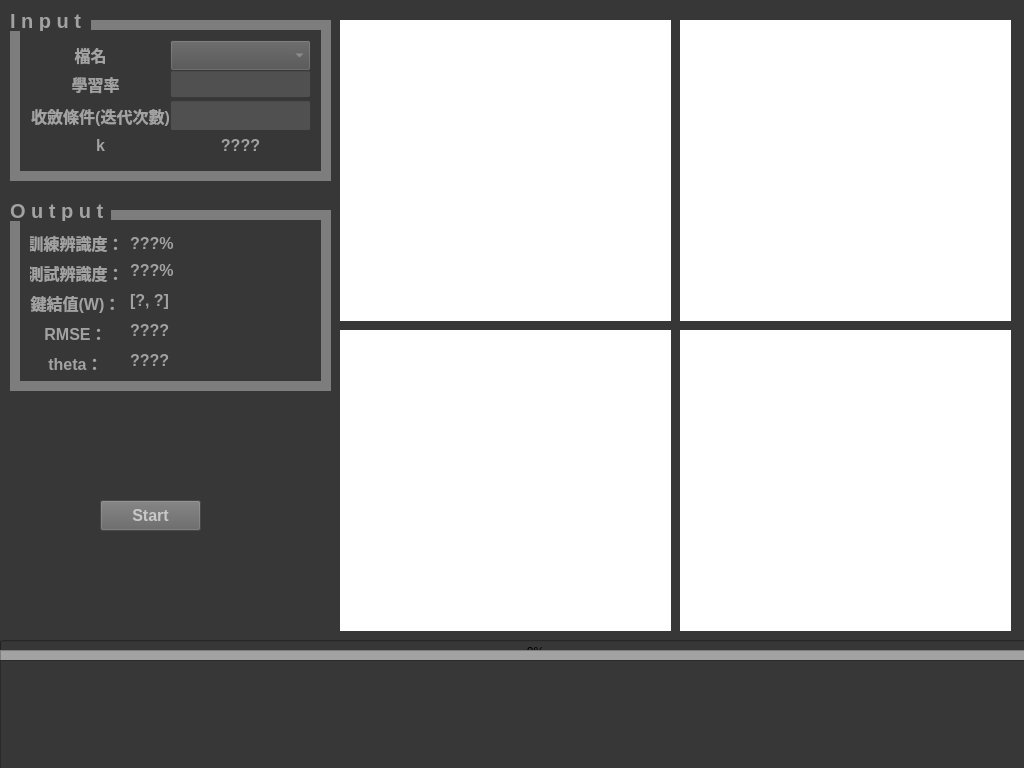
<?xml version="1.0" encoding="UTF-8"?>
<ui version="4.0">
 <class>MainWindow</class>
 <widget class="QMainWindow" name="MainWindow">
  <property name="enabled">
   <bool>true</bool>
  </property>
  <property name="geometry">
   <rect>
    <x>0</x>
    <y>0</y>
    <width>1024</width>
    <height>768</height>
   </rect>
  </property>
  <property name="sizePolicy">
   <sizepolicy hsizetype="Preferred" vsizetype="Preferred">
    <horstretch>0</horstretch>
    <verstretch>0</verstretch>
   </sizepolicy>
  </property>
  <property name="minimumSize">
   <size>
    <width>1024</width>
    <height>768</height>
   </size>
  </property>
  <property name="maximumSize">
   <size>
    <width>1024</width>
    <height>768</height>
   </size>
  </property>
  <property name="font">
   <font>
    <pointsize>12</pointsize>
    <weight>75</weight>
    <bold>true</bold>
   </font>
  </property>
  <property name="windowTitle">
   <string>類神經網路 作業2 ── RBFN姬</string>
  </property>
  <property name="styleSheet">
   <string notr="true">background-color: rgb(55, 55, 55);</string>
  </property>
  <widget class="QWidget" name="centralwidget">
   <widget class="QTextBrowser" name="textArea_log">
    <property name="geometry">
     <rect>
      <x>0</x>
      <y>660</y>
      <width>1031</width>
      <height>111</height>
     </rect>
    </property>
    <property name="font">
     <font>
      <pointsize>10</pointsize>
     </font>
    </property>
    <property name="styleSheet">
     <string notr="true">color: rgb(0, 255, 0);</string>
    </property>
    <property name="readOnly">
     <bool>true</bool>
    </property>
    <property name="html">
     <string>&lt;!DOCTYPE HTML PUBLIC &quot;-//W3C//DTD HTML 4.0//EN&quot; &quot;http://www.w3.org/TR/REC-html40/strict.dtd&quot;&gt;
&lt;html&gt;&lt;head&gt;&lt;meta name=&quot;qrichtext&quot; content=&quot;1&quot; /&gt;&lt;style type=&quot;text/css&quot;&gt;
p, li { white-space: pre-wrap; }
&lt;/style&gt;&lt;/head&gt;&lt;body style=&quot; font-family:'Ubuntu'; font-size:10pt; font-weight:400; font-style:normal;&quot;&gt;
&lt;p style=&quot;-qt-paragraph-type:empty; margin-top:0px; margin-bottom:0px; margin-left:0px; margin-right:0px; -qt-block-indent:0; text-indent:0px; font-family:'PMingLiU';&quot;&gt;&lt;br /&gt;&lt;/p&gt;&lt;/body&gt;&lt;/html&gt;</string>
    </property>
   </widget>
   <widget class="QGraphicsView" name="picture_devidedLine">
    <property name="geometry">
     <rect>
      <x>0</x>
      <y>650</y>
      <width>1031</width>
      <height>20</height>
     </rect>
    </property>
    <property name="styleSheet">
     <string notr="true">background-color: rgb(162, 162, 162);</string>
    </property>
   </widget>
   <widget class="QWidget" name="plot_trainingData_pre" native="true">
    <property name="geometry">
     <rect>
      <x>340</x>
      <y>20</y>
      <width>331</width>
      <height>301</height>
     </rect>
    </property>
    <property name="styleSheet">
     <string notr="true">background-color: rgb(255, 255, 255);</string>
    </property>
   </widget>
   <widget class="QWidget" name="plot_testData_pre" native="true">
    <property name="geometry">
     <rect>
      <x>680</x>
      <y>20</y>
      <width>331</width>
      <height>301</height>
     </rect>
    </property>
    <property name="styleSheet">
     <string notr="true">background-color: rgb(255, 255, 255);</string>
    </property>
   </widget>
   <widget class="QPushButton" name="pushButton">
    <property name="geometry">
     <rect>
      <x>100</x>
      <y>500</y>
      <width>101</width>
      <height>31</height>
     </rect>
    </property>
    <property name="font">
     <font>
      <pointsize>12</pointsize>
      <weight>75</weight>
      <bold>true</bold>
     </font>
    </property>
    <property name="styleSheet">
     <string notr="true">color: rgb(200,200, 200);
background-color: rgb(100,100, 100);</string>
    </property>
    <property name="text">
     <string>Start</string>
    </property>
   </widget>
   <widget class="QProgressBar" name="progressBar_progress">
    <property name="geometry">
     <rect>
      <x>0</x>
      <y>640</y>
      <width>1071</width>
      <height>23</height>
     </rect>
    </property>
    <property name="value">
     <number>0</number>
    </property>
   </widget>
   <widget class="QLabel" name="label_input">
    <property name="geometry">
     <rect>
      <x>10</x>
      <y>10</y>
      <width>81</width>
      <height>21</height>
     </rect>
    </property>
    <property name="font">
     <font>
      <pointsize>15</pointsize>
      <weight>75</weight>
      <bold>true</bold>
     </font>
    </property>
    <property name="styleSheet">
     <string notr="true">color: rgb(162, 162, 162);</string>
    </property>
    <property name="text">
     <string>I n p u t</string>
    </property>
   </widget>
   <widget class="QLabel" name="label_output">
    <property name="geometry">
     <rect>
      <x>10</x>
      <y>200</y>
      <width>101</width>
      <height>21</height>
     </rect>
    </property>
    <property name="font">
     <font>
      <pointsize>15</pointsize>
      <weight>75</weight>
      <bold>true</bold>
     </font>
    </property>
    <property name="styleSheet">
     <string notr="true">color: rgb(162, 162, 162);</string>
    </property>
    <property name="text">
     <string>O u t p u t</string>
    </property>
   </widget>
   <widget class="QLabel" name="label_trainingData">
    <property name="geometry">
     <rect>
      <x>30</x>
      <y>230</y>
      <width>91</width>
      <height>26</height>
     </rect>
    </property>
    <property name="font">
     <font>
      <pointsize>12</pointsize>
      <weight>75</weight>
      <bold>true</bold>
     </font>
    </property>
    <property name="styleSheet">
     <string notr="true">color: rgb(162, 162, 162);</string>
    </property>
    <property name="text">
     <string>訓練辨識度：</string>
    </property>
    <property name="alignment">
     <set>Qt::AlignCenter</set>
    </property>
   </widget>
   <widget class="QLabel" name="label_filename">
    <property name="geometry">
     <rect>
      <x>20</x>
      <y>40</y>
      <width>141</width>
      <height>30</height>
     </rect>
    </property>
    <property name="font">
     <font>
      <pointsize>12</pointsize>
      <weight>75</weight>
      <italic>false</italic>
      <bold>true</bold>
      <underline>false</underline>
      <strikeout>false</strikeout>
      <stylestrategy>PreferDefault</stylestrategy>
      <kerning>true</kerning>
     </font>
    </property>
    <property name="layoutDirection">
     <enum>Qt::LeftToRight</enum>
    </property>
    <property name="autoFillBackground">
     <bool>false</bool>
    </property>
    <property name="styleSheet">
     <string notr="true">color: rgb(162, 162, 162);</string>
    </property>
    <property name="text">
     <string>檔名</string>
    </property>
    <property name="textFormat">
     <enum>Qt::AutoText</enum>
    </property>
    <property name="scaledContents">
     <bool>false</bool>
    </property>
    <property name="alignment">
     <set>Qt::AlignCenter</set>
    </property>
   </widget>
   <widget class="QLabel" name="label_testData">
    <property name="geometry">
     <rect>
      <x>30</x>
      <y>260</y>
      <width>91</width>
      <height>25</height>
     </rect>
    </property>
    <property name="font">
     <font>
      <pointsize>12</pointsize>
      <weight>75</weight>
      <bold>true</bold>
     </font>
    </property>
    <property name="styleSheet">
     <string notr="true">color: rgb(162, 162, 162);</string>
    </property>
    <property name="text">
     <string>測試辨識度：</string>
    </property>
    <property name="alignment">
     <set>Qt::AlignCenter</set>
    </property>
   </widget>
   <widget class="QLabel" name="label_weight">
    <property name="geometry">
     <rect>
      <x>30</x>
      <y>290</y>
      <width>91</width>
      <height>26</height>
     </rect>
    </property>
    <property name="font">
     <font>
      <pointsize>12</pointsize>
      <weight>75</weight>
      <bold>true</bold>
     </font>
    </property>
    <property name="styleSheet">
     <string notr="true">color: rgb(162, 162, 162);</string>
    </property>
    <property name="text">
     <string>鍵結值(W)：</string>
    </property>
    <property name="alignment">
     <set>Qt::AlignCenter</set>
    </property>
   </widget>
   <widget class="QLabel" name="label_studyScale">
    <property name="geometry">
     <rect>
      <x>20</x>
      <y>70</y>
      <width>151</width>
      <height>28</height>
     </rect>
    </property>
    <property name="font">
     <font>
      <pointsize>12</pointsize>
      <weight>75</weight>
      <bold>true</bold>
     </font>
    </property>
    <property name="styleSheet">
     <string notr="true">color: rgb(162, 162, 162);</string>
    </property>
    <property name="text">
     <string>學習率</string>
    </property>
    <property name="scaledContents">
     <bool>false</bool>
    </property>
    <property name="alignment">
     <set>Qt::AlignCenter</set>
    </property>
   </widget>
   <widget class="QLabel" name="label_convergeCondition">
    <property name="geometry">
     <rect>
      <x>30</x>
      <y>100</y>
      <width>141</width>
      <height>31</height>
     </rect>
    </property>
    <property name="font">
     <font>
      <pointsize>12</pointsize>
      <weight>75</weight>
      <bold>true</bold>
     </font>
    </property>
    <property name="styleSheet">
     <string notr="true">color: rgb(162, 162, 162);</string>
    </property>
    <property name="text">
     <string>收斂條件(迭代次數)</string>
    </property>
    <property name="alignment">
     <set>Qt::AlignCenter</set>
    </property>
   </widget>
   <widget class="QWidget" name="widget_for_InputBackground" native="true">
    <property name="geometry">
     <rect>
      <x>10</x>
      <y>20</y>
      <width>321</width>
      <height>161</height>
     </rect>
    </property>
    <property name="sizePolicy">
     <sizepolicy hsizetype="Preferred" vsizetype="Fixed">
      <horstretch>0</horstretch>
      <verstretch>0</verstretch>
     </sizepolicy>
    </property>
    <property name="minimumSize">
     <size>
      <width>0</width>
      <height>30</height>
     </size>
    </property>
    <property name="styleSheet">
     <string notr="true">background-color: rgb(125, 125, 125);</string>
    </property>
    <widget class="QWidget" name="widget_for_InputBackground_2" native="true">
     <property name="geometry">
      <rect>
       <x>10</x>
       <y>10</y>
       <width>301</width>
       <height>141</height>
      </rect>
     </property>
     <property name="sizePolicy">
      <sizepolicy hsizetype="Preferred" vsizetype="Fixed">
       <horstretch>0</horstretch>
       <verstretch>0</verstretch>
      </sizepolicy>
     </property>
     <property name="minimumSize">
      <size>
       <width>0</width>
       <height>30</height>
      </size>
     </property>
     <property name="styleSheet">
      <string notr="true">background-color: rgb(55, 55, 55);</string>
     </property>
    </widget>
   </widget>
   <widget class="QLineEdit" name="lineEdit_studyScale">
    <property name="geometry">
     <rect>
      <x>170</x>
      <y>70</y>
      <width>141</width>
      <height>28</height>
     </rect>
    </property>
    <property name="font">
     <font>
      <pointsize>12</pointsize>
      <weight>75</weight>
      <bold>true</bold>
     </font>
    </property>
    <property name="styleSheet">
     <string notr="true">color: rgb(162, 162, 162);
background-color: rgb(80, 80, 80);</string>
    </property>
   </widget>
   <widget class="QLineEdit" name="lineEdit_convergeCondition">
    <property name="geometry">
     <rect>
      <x>170</x>
      <y>100</y>
      <width>141</width>
      <height>31</height>
     </rect>
    </property>
    <property name="sizePolicy">
     <sizepolicy hsizetype="Expanding" vsizetype="Fixed">
      <horstretch>0</horstretch>
      <verstretch>0</verstretch>
     </sizepolicy>
    </property>
    <property name="font">
     <font>
      <pointsize>12</pointsize>
      <weight>75</weight>
      <bold>true</bold>
     </font>
    </property>
    <property name="styleSheet">
     <string notr="true">color: rgb(162, 162, 162);
background-color: rgb(80, 80, 80);</string>
    </property>
   </widget>
   <widget class="QLabel" name="label_trainingPercent">
    <property name="geometry">
     <rect>
      <x>130</x>
      <y>230</y>
      <width>181</width>
      <height>26</height>
     </rect>
    </property>
    <property name="font">
     <font>
      <pointsize>12</pointsize>
      <weight>75</weight>
      <bold>true</bold>
     </font>
    </property>
    <property name="styleSheet">
     <string notr="true">color: rgb(162, 162, 162);</string>
    </property>
    <property name="text">
     <string>???%</string>
    </property>
   </widget>
   <widget class="QLabel" name="label_testPercent">
    <property name="geometry">
     <rect>
      <x>130</x>
      <y>260</y>
      <width>181</width>
      <height>21</height>
     </rect>
    </property>
    <property name="font">
     <font>
      <pointsize>12</pointsize>
      <weight>75</weight>
      <bold>true</bold>
     </font>
    </property>
    <property name="styleSheet">
     <string notr="true">color: rgb(162, 162, 162);</string>
    </property>
    <property name="text">
     <string>???%</string>
    </property>
    <property name="alignment">
     <set>Qt::AlignLeading|Qt::AlignLeft|Qt::AlignVCenter</set>
    </property>
   </widget>
   <widget class="QLabel" name="label_weightValue">
    <property name="geometry">
     <rect>
      <x>130</x>
      <y>290</y>
      <width>181</width>
      <height>21</height>
     </rect>
    </property>
    <property name="font">
     <font>
      <pointsize>12</pointsize>
      <weight>75</weight>
      <bold>true</bold>
     </font>
    </property>
    <property name="styleSheet">
     <string notr="true">color: rgb(162, 162, 162);</string>
    </property>
    <property name="text">
     <string>[?, ?]</string>
    </property>
    <property name="alignment">
     <set>Qt::AlignLeading|Qt::AlignLeft|Qt::AlignVCenter</set>
    </property>
   </widget>
   <widget class="QComboBox" name="comboBox_filename">
    <property name="geometry">
     <rect>
      <x>170</x>
      <y>40</y>
      <width>141</width>
      <height>31</height>
     </rect>
    </property>
    <property name="font">
     <font>
      <pointsize>12</pointsize>
      <weight>75</weight>
      <bold>true</bold>
     </font>
    </property>
    <property name="contextMenuPolicy">
     <enum>Qt::DefaultContextMenu</enum>
    </property>
    <property name="styleSheet">
     <string notr="true">color: rgb(162, 162, 162);
background-color: rgb(80, 80, 80);</string>
    </property>
   </widget>
   <widget class="QWidget" name="widget_for_OutputBackground" native="true">
    <property name="geometry">
     <rect>
      <x>10</x>
      <y>210</y>
      <width>321</width>
      <height>181</height>
     </rect>
    </property>
    <property name="sizePolicy">
     <sizepolicy hsizetype="Preferred" vsizetype="Fixed">
      <horstretch>0</horstretch>
      <verstretch>0</verstretch>
     </sizepolicy>
    </property>
    <property name="minimumSize">
     <size>
      <width>0</width>
      <height>30</height>
     </size>
    </property>
    <property name="styleSheet">
     <string notr="true">background-color: rgb(125, 125, 125);</string>
    </property>
    <widget class="QWidget" name="widget_for_OutputBackground_2" native="true">
     <property name="geometry">
      <rect>
       <x>10</x>
       <y>10</y>
       <width>301</width>
       <height>161</height>
      </rect>
     </property>
     <property name="sizePolicy">
      <sizepolicy hsizetype="Preferred" vsizetype="Fixed">
       <horstretch>0</horstretch>
       <verstretch>0</verstretch>
      </sizepolicy>
     </property>
     <property name="minimumSize">
      <size>
       <width>0</width>
       <height>30</height>
      </size>
     </property>
     <property name="styleSheet">
      <string notr="true">background-color: rgb(55, 55, 55);</string>
     </property>
     <zorder>label_theta</zorder>
    </widget>
   </widget>
   <widget class="QLabel" name="label_RMSE">
    <property name="geometry">
     <rect>
      <x>30</x>
      <y>320</y>
      <width>91</width>
      <height>26</height>
     </rect>
    </property>
    <property name="font">
     <font>
      <pointsize>12</pointsize>
      <weight>75</weight>
      <bold>true</bold>
     </font>
    </property>
    <property name="styleSheet">
     <string notr="true">color: rgb(162, 162, 162);</string>
    </property>
    <property name="text">
     <string>RMSE：</string>
    </property>
    <property name="alignment">
     <set>Qt::AlignCenter</set>
    </property>
   </widget>
   <widget class="QLabel" name="label_RMSEValue">
    <property name="geometry">
     <rect>
      <x>130</x>
      <y>320</y>
      <width>181</width>
      <height>21</height>
     </rect>
    </property>
    <property name="font">
     <font>
      <pointsize>12</pointsize>
      <weight>75</weight>
      <bold>true</bold>
     </font>
    </property>
    <property name="styleSheet">
     <string notr="true">color: rgb(162, 162, 162);</string>
    </property>
    <property name="text">
     <string>????</string>
    </property>
    <property name="alignment">
     <set>Qt::AlignLeading|Qt::AlignLeft|Qt::AlignVCenter</set>
    </property>
   </widget>
   <widget class="QLabel" name="label_thetaValue">
    <property name="geometry">
     <rect>
      <x>130</x>
      <y>350</y>
      <width>181</width>
      <height>21</height>
     </rect>
    </property>
    <property name="font">
     <font>
      <pointsize>12</pointsize>
      <weight>75</weight>
      <bold>true</bold>
     </font>
    </property>
    <property name="styleSheet">
     <string notr="true">color: rgb(162, 162, 162);</string>
    </property>
    <property name="text">
     <string>????</string>
    </property>
    <property name="alignment">
     <set>Qt::AlignLeading|Qt::AlignLeft|Qt::AlignVCenter</set>
    </property>
   </widget>
   <widget class="QLabel" name="label_theta">
    <property name="geometry">
     <rect>
      <x>30</x>
      <y>350</y>
      <width>91</width>
      <height>26</height>
     </rect>
    </property>
    <property name="font">
     <font>
      <pointsize>12</pointsize>
      <weight>75</weight>
      <bold>true</bold>
     </font>
    </property>
    <property name="styleSheet">
     <string notr="true">color: rgb(162, 162, 162);</string>
    </property>
    <property name="text">
     <string>theta：</string>
    </property>
    <property name="alignment">
     <set>Qt::AlignCenter</set>
    </property>
   </widget>
   <widget class="QLabel" name="label_kValue">
    <property name="geometry">
     <rect>
      <x>170</x>
      <y>130</y>
      <width>141</width>
      <height>31</height>
     </rect>
    </property>
    <property name="font">
     <font>
      <pointsize>12</pointsize>
      <weight>75</weight>
      <bold>true</bold>
     </font>
    </property>
    <property name="styleSheet">
     <string notr="true">color: rgb(162, 162, 162);</string>
    </property>
    <property name="text">
     <string>????</string>
    </property>
    <property name="alignment">
     <set>Qt::AlignCenter</set>
    </property>
   </widget>
   <widget class="QLabel" name="label_k">
    <property name="geometry">
     <rect>
      <x>30</x>
      <y>130</y>
      <width>141</width>
      <height>31</height>
     </rect>
    </property>
    <property name="font">
     <font>
      <pointsize>12</pointsize>
      <weight>75</weight>
      <bold>true</bold>
     </font>
    </property>
    <property name="styleSheet">
     <string notr="true">color: rgb(162, 162, 162);</string>
    </property>
    <property name="text">
     <string>k</string>
    </property>
    <property name="alignment">
     <set>Qt::AlignCenter</set>
    </property>
   </widget>
   <widget class="QWidget" name="plot_trainingData_after" native="true">
    <property name="geometry">
     <rect>
      <x>340</x>
      <y>330</y>
      <width>331</width>
      <height>301</height>
     </rect>
    </property>
    <property name="styleSheet">
     <string notr="true">background-color: rgb(255, 255, 255);</string>
    </property>
   </widget>
   <widget class="QWidget" name="plot_testData_after" native="true">
    <property name="geometry">
     <rect>
      <x>680</x>
      <y>330</y>
      <width>331</width>
      <height>301</height>
     </rect>
    </property>
    <property name="styleSheet">
     <string notr="true">background-color: rgb(255, 255, 255);</string>
    </property>
   </widget>
   <zorder>widget_for_OutputBackground</zorder>
   <zorder>widget_for_InputBackground</zorder>
   <zorder>progressBar_progress</zorder>
   <zorder>picture_devidedLine</zorder>
   <zorder>textArea_log</zorder>
   <zorder>plot_trainingData_pre</zorder>
   <zorder>plot_testData_pre</zorder>
   <zorder>pushButton</zorder>
   <zorder>label_input</zorder>
   <zorder>label_output</zorder>
   <zorder>label_trainingData</zorder>
   <zorder>label_filename</zorder>
   <zorder>label_testData</zorder>
   <zorder>label_weight</zorder>
   <zorder>label_studyScale</zorder>
   <zorder>label_convergeCondition</zorder>
   <zorder>lineEdit_studyScale</zorder>
   <zorder>lineEdit_convergeCondition</zorder>
   <zorder>label_trainingPercent</zorder>
   <zorder>label_testPercent</zorder>
   <zorder>label_weightValue</zorder>
   <zorder>comboBox_filename</zorder>
   <zorder>label_RMSE</zorder>
   <zorder>label_RMSEValue</zorder>
   <zorder>label_thetaValue</zorder>
   <zorder>label_theta</zorder>
   <zorder>label_kValue</zorder>
   <zorder>label_k</zorder>
   <zorder>plot_trainingData_after</zorder>
   <zorder>plot_testData_after</zorder>
  </widget>
 </widget>
 <resources/>
 <connections>
  <connection>
   <sender>pushButton</sender>
   <signal>clicked(bool)</signal>
   <receiver>MainWindow</receiver>
   <slot>start_calculate()</slot>
   <hints>
    <hint type="sourcelabel">
     <x>750</x>
     <y>129</y>
    </hint>
    <hint type="destinationlabel">
     <x>548</x>
     <y>131</y>
    </hint>
   </hints>
  </connection>
  <connection>
   <sender>comboBox_filename</sender>
   <signal>activated(QString)</signal>
   <receiver>MainWindow</receiver>
   <slot>preview_picture()</slot>
   <hints>
    <hint type="sourcelabel">
     <x>314</x>
     <y>26</y>
    </hint>
    <hint type="destinationlabel">
     <x>483</x>
     <y>74</y>
    </hint>
   </hints>
  </connection>
 </connections>
 <slots>
  <slot>start_calculate()</slot>
  <slot>preview_picture()</slot>
 </slots>
</ui>
